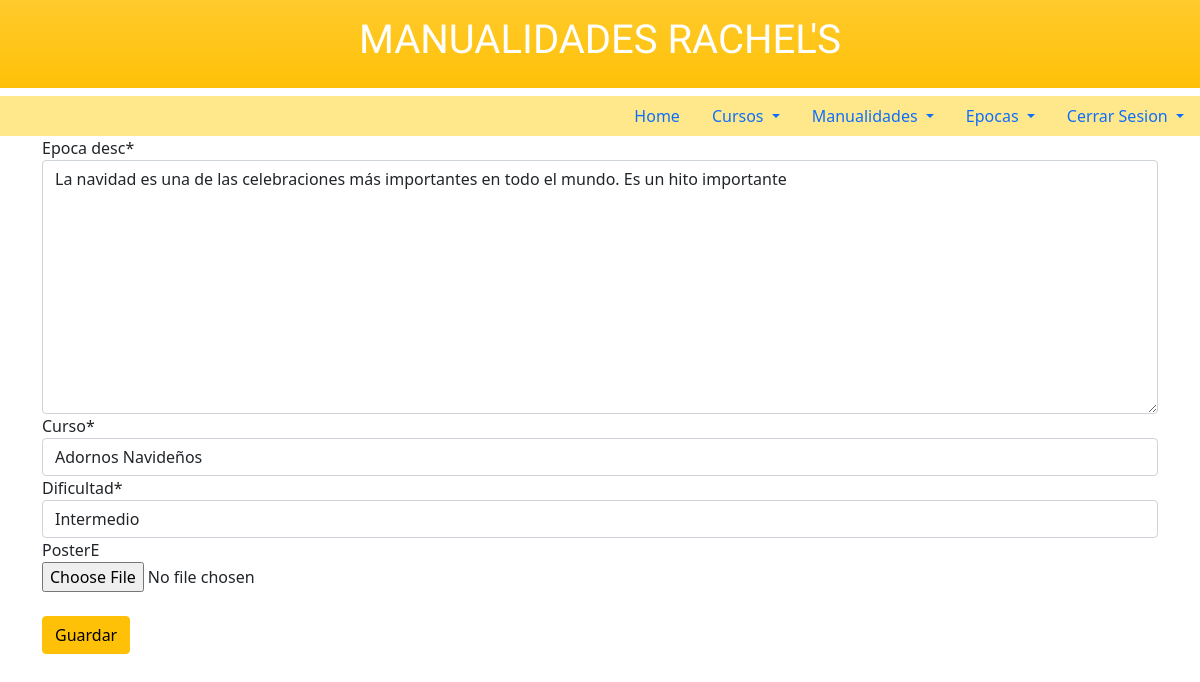
The page /epocas/1/editar/ (signed in) on the database its author committed.
### raquel/models.py (models this page shows, shortened)
class Epocas(models.Model):
    Epoca_nom = models.CharField(max_length=14)
    epoca_desc = models.TextField(max_length=100)
    fecha_epoca = models.DateTimeField(auto_now_add=True)
    curso = models.ForeignKey(
        Curso, on_delete=models.CASCADE, related_name='curso',)  # -> modelo curso
    dificultad = models.ForeignKey(
        Dificultad, on_delete=models.CASCADE, related_name='dificultad')  # -> modelo dificultad
    impartidor = models.ForeignKey(
        get_user_model(), on_delete=models.CASCADE, related_name='imparti',)
    posterE = models.ImageField(upload_to="poster/", blank=True)

### raquel/views.py (the view)
class epocasPageUpdate(LoginRequiredMixin, UpdateView):
    template_name = 'epocas_editar.html'
    model = Epocas
    fields = ['epoca_desc', 'curso', 'dificultad', 'posterE']
    login_url = 'login'
    def dispatch(self, request, *args, **kwargs):
        obj = self.get_object()
        if request.user.is_superuser:
            return super().dispatch(request, *args, **kwargs)
        return HttpResponseNotFound('<h1> NO SE CUENTA CON ACCESO PARA REALIZAR ESE CAMBIO </h1>')

### raquel/models.py (called while the page is built)
    def __str__(self) -> str:
        return self.nom_curso

    def __str__(self) -> str:
        return self.difi_nom

### raquel/templates/epocas_editar.html
{% extends 'base.html' %}{% load crispy_forms_tags%}{% block content %}
<form action="" method="post" class="container">{% csrf_token %}
   {{form|crispy}}
   <br>
    <input class="btn btn-warning btn-xs" type="submit" value="Guardar"/>
</form>
{% endblock content %}

### rows shown on the page
Epocas: epoca_desc "La navidad es una de las celebraciones más importantes en todo el mundo. Es un hito importante", curso "Adornos Navideños", dificultad "Intermedio"
